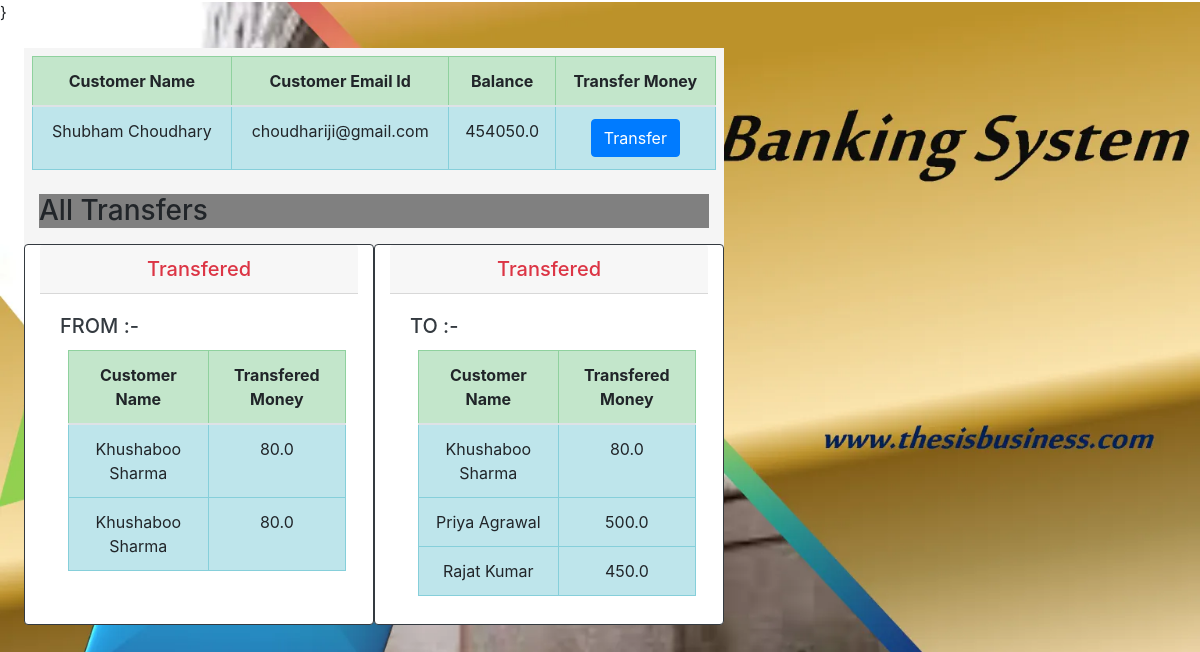
Screenshot of /customer/1 with the database file from the repository.
### bankingSystem/models.py (models this page shows, shortened)
class Customer(models.Model):
    name = models.CharField(max_length= 50)
    email = models.EmailField(max_length=150)
    current_balance = models.FloatField()

class Transfer(models.Model):
    from_customer = models.CharField(max_length= 50)
    to_customer   = models.CharField(max_length = 50)
    balance_transferred = models.FloatField()

### bankingSystem/views.py (the view)
# urls.py: path('customer/<int:id>', views.customer),
def customer(request, id):
    customer = Customer.objects.filter(id = id)
    transfer_to = Transfer.objects.filter(from_customer=customer[0].name)
    transfer_from = Transfer.objects.filter(to_customer =customer[0].name)
    return render(request, 'customer.htm', {'customer':customer, 'transfer_from': transfer_from, 'transfer_to': transfer_to})

### template/customer.htm (shortened to what this page needs)
{%extends 'home.htm'%}
{% block body %}
<div class="container mx-4 my-4" id="contain" >
  <div class="row" id="row1">
  <table class="table table-bordered border-dark mx-2 my-2">
    <thead>
      <tr class="table-success text-center">
        <th scope="col">Customer Name</th>
       <th scope="col">Customer Email Id</th>
        <th scope="col">Balance</th>
        <th scope="col">Transfer Money</th>
      </tr>
    </thead>
    <tbody>
        {% for custom in customer %}
      <tr class= "table-info text-center">
        <td>{{custom.name}}</td>
    <td>{{custom.email}}</td>
        <td>{{custom.current_balance}}</td>
        <td><a href="/{{custom.id}}/all_customers"><button  class="btn btn-primary ">Transfer </button></a>
      </tr>
      {% endfor %}
    </tbody>
  </table>
  </div>
  <div id ="all_tansfer" class="my-3"><h3 > All Transfers </h3></div>
   <div class="row" id="row2">
        <div  class="card col-lg-6 border-dark">
          <h5 class="card-header text-center text-danger">Transfered  </h5>
          <div class="card-body">
            <h5 class="card-title text-dark">FROM  :-</h5>
            <table class="table table-bordered border-dark mx-2 my-2">
              <thead>
                <tr class="table-success text-center">
                  <th scope="col">Customer Name</th>
                  <th scope="col">Transfered Money</th>
                </tr>
              </thead>
              <tbody>
                {% for from_cus in transfer_from %}
                <tr class= "table-info text-center">
                  <td>{{from_cus.from_customer}}</td>
                  <td>{{from_cus.balance_transferred}}</td>
                  </tr>
                {% endfor %}
              </tbody>
            </table>
          </div>
        </div>
        <div  class="card col-lg-6 border-dark ">
          <h5 class="card-header text-center text-danger">Transfered  </h5>
          <div class="card-body">
            <h5 class="card-title text-dark">TO :- </h5>
            <table class="table table-bordered border-dark mx-2 my-2">
              <thead>
                <tr class="table-success text-center">
                  <th scope="col">Customer Name</th>
                  <th scope="col">Transfered Money</th>
                </tr>
              </thead>
              <tbody>
                {% for to_cus in transfer_to %}
                <tr class= "table-info text-center">
                  <td>{{to_cus.to_customer}}</td>
                  <td>{{to_cus.balance_transferred}}</td>
                  </tr>
                {% endfor %}
              </tbody>
            </table>
          </div>
        </div>
      </div>
  </div>
{% endblock %}

### template/customer.htm (style rules this page uses)
#contain { background-color: whitesmoke; height: 550px; width: 700px; }
#all_tansfer { background-color: gray; }

### rows the page displays
Customer: name "Shubham Choudhary", email "choudhariji@gmail.com", current_balance "454050.0"
Transfer: from_customer "Khushaboo Sharma", balance_transferred "80.0"
Transfer: from_customer "Khushaboo Sharma", balance_transferred "80.0"
Transfer: to_customer "Khushaboo Sharma", balance_transferred "80.0"
Transfer: to_customer "Priya Agrawal", balance_transferred "500.0"
Transfer: to_customer "Rajat Kumar", balance_transferred "450.0"
